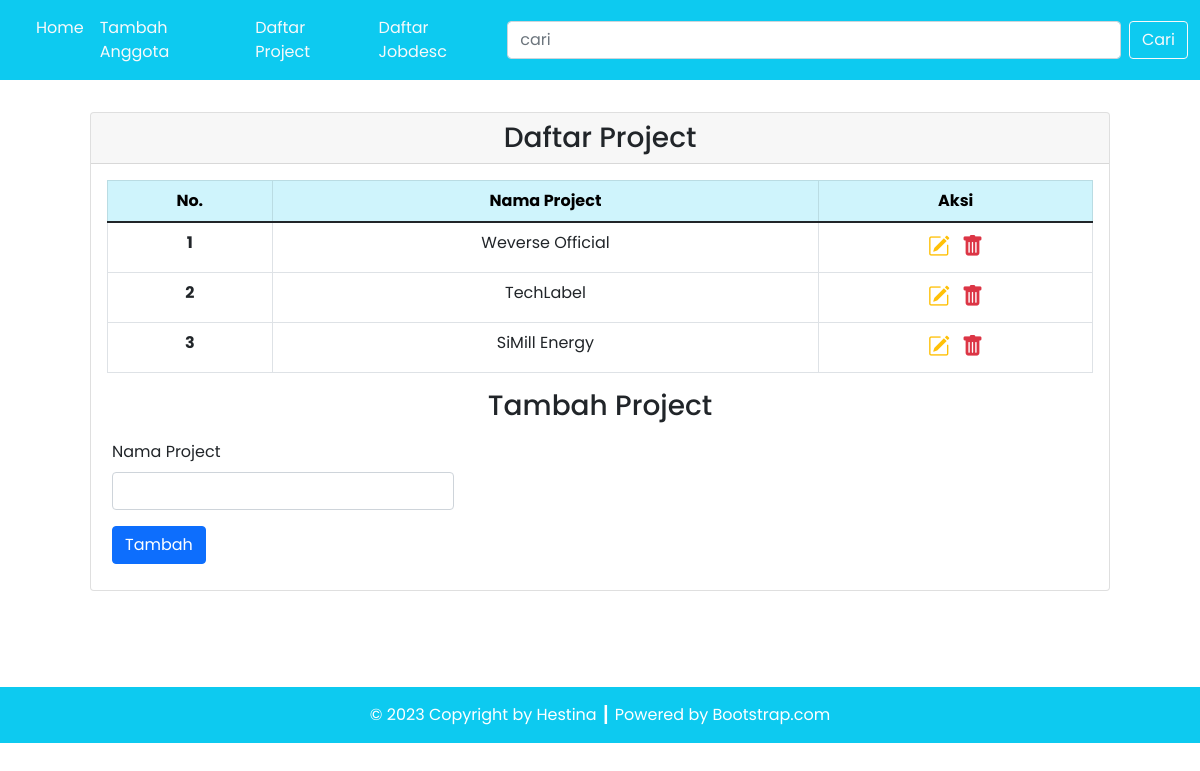
Screenshot of /source_code/project.php with the database file from the repository.
### tables this page shows
CREATE TABLE `project` (
  `id_project` int(11) NOT NULL,
  `nama_project` varchar(100) NOT NULL
);

### source_code/config/db.php (called while the page is built)
<?php
$DB_HOST = "localhost";
$DB_USERNAME = "root";
$DB_PASSWORD = "";
$DB_NAME = "db_teamproject";
?>

### source_code/classes/DB.php (called while the page is built, shortened)
<?php
class DB
{
    private $hostname;
    private $username;
    private $password;
    private $dbname;
    private $conn;
    private $result;
    function __construct($hostname, $username, $password, $dbname)
    {
        $this->hostname = $hostname;
        $this->username = $username;
        $this->password = $password;
        $this->dbname = $dbname;
    }
    function open()
    {
        $this->conn = mysqli_connect($this->hostname, $this->username, $this->password, $this->dbname);
    }
    function execute($query)
    {
        $this->result = mysqli_query($this->conn, $query);
    }
    function getResult()
    {
        return mysqli_fetch_array($this->result);
    }
}

### source_code/classes/Project.php (called while the page is built, shortened)
<?php
class Project extends DB
{
    function getProject()
    {
        $query = "SELECT * FROM project";
        return $this->execute($query);
    }
}

### source_code/project.php (the view, shortened to what this page needs)
<?php
include('config/db.php');
include('classes/DB.php');
include('classes/Project.php');
$project = new Project($DB_HOST, $DB_USERNAME, $DB_PASSWORD, $DB_NAME);
$project->open();
$project->getProject();
$header = '<tr>
<th scope="row">No.</th>
<th scope="row">Nama Project</th>
<th scope="row">Aksi</th>
</tr>';
$data = null;
$no = 1;
while ($div = $project->getResult()) {
    $data .= '<tr>
    <th scope="row">' . $no . '</th>
    <td>' . $div['nama_project'] . '</td>
    <td style="font-size: 22px;">
        <a href="project.php?id=' . $div['id_project'] . '" title="Edit Data"><i class="bi bi-pencil-square text-warning"></i></a>&nbsp;
        <a href="project.php?hapus=' . $div['id_project'] . '" title="Delete Data"><i class="bi bi-trash-fill text-danger"></i></a>
        </td>
    </tr>';
    $no++;
}

### rows the page displays
project: nama_project "Weverse Official"
project: nama_project "TechLabel"
project: nama_project "SiMill Energy"
